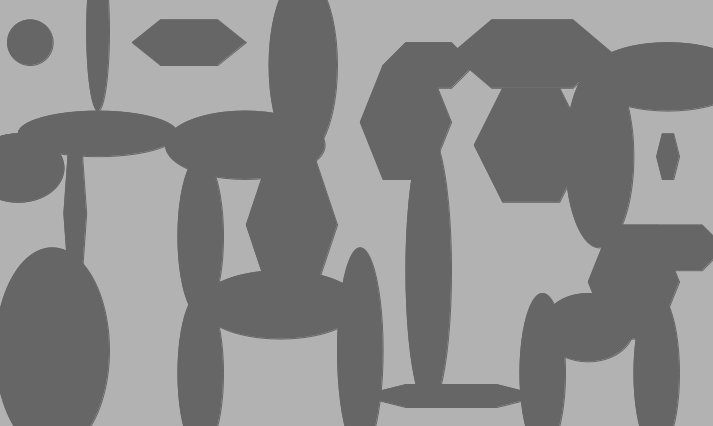
#> input picture contour1.png, 713 x 426 px
$ python contour_Area_main.py
#> lines starting #> are read from the running program, lines starting #| are printed output that depends on the picture; after the words box and inside, x2 and y2 are one past the last pixel; in counts of white or black regions, pixels touching at a corner belong together
import numpy as np
import cv2 as cv
from matplotlib import pyplot as plt

# read image
#img = cv.imread('contour_2.png')
img = cv.imread('contour1.png')
#> img is the input picture: shape (426, 713, 3); min 102, max 178, mean 137.1
cv.imshow("original image", img)
cv.waitKey(0)


# transfer to grey-scale image
img_gray = cv.cvtColor(img, cv.COLOR_BGR2GRAY)
cv.imshow("gray image", img_gray)
cv.waitKey(0)


# Binary threshold
#gray_thresh = 200
gray_thresh = 150
#gray_thresh = 30

ret,thresh = cv.threshold(img_gray,gray_thresh,255,0)
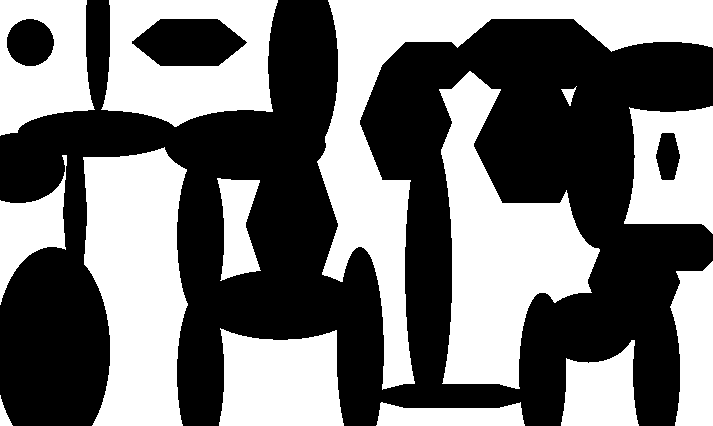
#> thresh: shape (426, 713); 45.8% white; 14 white regions
#> ret = 150
cv.imshow("Binary mage", thresh)
cv.waitKey(0)


# find countours
contours, hierarchy = cv.findContours(image=thresh, mode=cv.RETR_TREE, method=cv.CHAIN_APPROX_NONE)
#> contours = 17 contours; largest, box (x1, y1, x2, y2) and area: (317, 0, 713, 390) 28668, (439, 71, 600, 389) 23874, (83, 147, 188, 426) 22336, (101, 0, 278, 127) 18348, (0, 0, 95, 136) 10270
image_copy = img.copy()
#cv.drawContours(image=image_copy, contours=contours, contourIdx=-1, color=(0, 255, 255 ), thickness=5,lineType=cv.LINE_AA)
#> (the run stopped early here; a loop or call above may not have finished)
